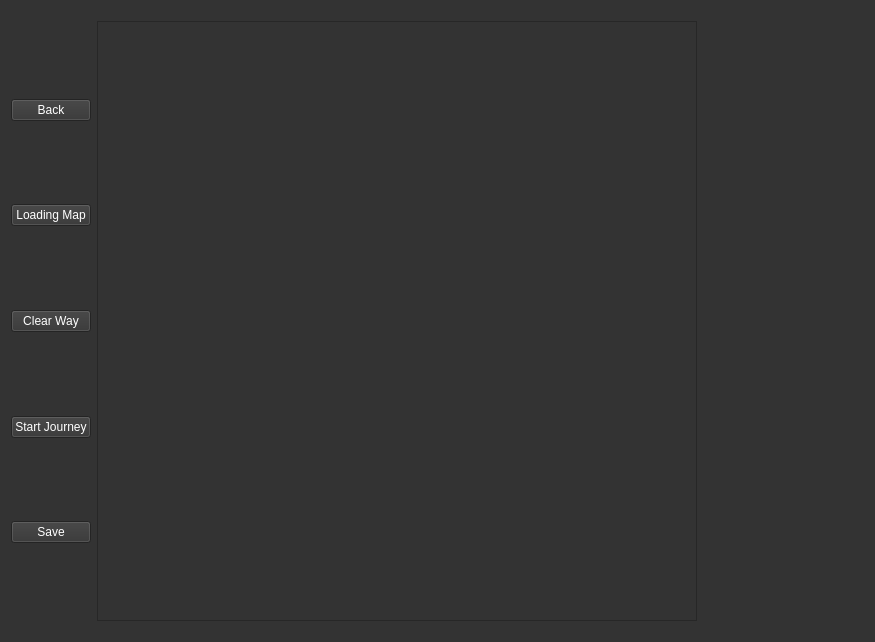
<?xml version="1.0" encoding="UTF-8"?>
<ui version="4.0">
 <class>InterfaceRoute</class>
 <widget class="QWidget" name="InterfaceRoute">
  <property name="geometry">
   <rect>
    <x>0</x>
    <y>0</y>
    <width>875</width>
    <height>642</height>
   </rect>
  </property>
  <property name="minimumSize">
   <size>
    <width>600</width>
    <height>600</height>
   </size>
  </property>
  <property name="windowTitle">
   <string>Form</string>
  </property>
  <property name="styleSheet">
   <string notr="true">background-color: #333333;
color: #ffffff
</string>
  </property>
  <layout class="QFormLayout" name="formLayout">
   <item row="0" column="0">
    <layout class="QGridLayout" name="gridLayout">
     <item row="6" column="1">
      <spacer name="verticalSpacer">
       <property name="orientation">
        <enum>Qt::Vertical</enum>
       </property>
       <property name="sizeHint" stdset="0">
        <size>
         <width>20</width>
         <height>40</height>
        </size>
       </property>
      </spacer>
     </item>
     <item row="7" column="1">
      <widget class="QPushButton" name="button_ClearWay">
       <property name="text">
        <string>Clear Way</string>
       </property>
      </widget>
     </item>
     <item row="4" column="1">
      <widget class="QPushButton" name="button_LoadingMap">
       <property name="text">
        <string>Loading Map</string>
       </property>
      </widget>
     </item>
     <item row="2" column="1">
      <widget class="QPushButton" name="button_Back">
       <property name="text">
        <string>Back</string>
       </property>
      </widget>
     </item>
     <item row="11" column="1">
      <spacer name="verticalSpacer_3">
       <property name="orientation">
        <enum>Qt::Vertical</enum>
       </property>
       <property name="sizeHint" stdset="0">
        <size>
         <width>20</width>
         <height>40</height>
        </size>
       </property>
      </spacer>
     </item>
     <item row="13" column="1">
      <widget class="QPushButton" name="button_Save">
       <property name="text">
        <string>Save</string>
       </property>
      </widget>
     </item>
     <item row="3" column="1">
      <spacer name="verticalSpacer_6">
       <property name="orientation">
        <enum>Qt::Vertical</enum>
       </property>
       <property name="sizeHint" stdset="0">
        <size>
         <width>20</width>
         <height>40</height>
        </size>
       </property>
      </spacer>
     </item>
     <item row="15" column="1">
      <spacer name="verticalSpacer_5">
       <property name="orientation">
        <enum>Qt::Vertical</enum>
       </property>
       <property name="sizeHint" stdset="0">
        <size>
         <width>20</width>
         <height>40</height>
        </size>
       </property>
      </spacer>
     </item>
     <item row="9" column="1">
      <widget class="QPushButton" name="button_StartJourney">
       <property name="text">
        <string>Start Journey</string>
       </property>
      </widget>
     </item>
     <item row="1" column="1">
      <spacer name="verticalSpacer_4">
       <property name="orientation">
        <enum>Qt::Vertical</enum>
       </property>
       <property name="sizeHint" stdset="0">
        <size>
         <width>20</width>
         <height>40</height>
        </size>
       </property>
      </spacer>
     </item>
     <item row="8" column="1">
      <spacer name="verticalSpacer_2">
       <property name="orientation">
        <enum>Qt::Vertical</enum>
       </property>
       <property name="sizeHint" stdset="0">
        <size>
         <width>20</width>
         <height>40</height>
        </size>
       </property>
      </spacer>
     </item>
    </layout>
   </item>
   <item row="0" column="1">
    <widget class="QGraphicsView" name="graphicsView">
     <property name="enabled">
      <bool>true</bool>
     </property>
     <property name="minimumSize">
      <size>
       <width>600</width>
       <height>600</height>
      </size>
     </property>
     <property name="maximumSize">
      <size>
       <width>0</width>
       <height>0</height>
      </size>
     </property>
     <property name="baseSize">
      <size>
       <width>0</width>
       <height>0</height>
      </size>
     </property>
     <property name="cursor" stdset="0">
      <cursorShape>CrossCursor</cursorShape>
     </property>
     <property name="sceneRect">
      <rectf>
       <x>0.000000000000000</x>
       <y>0.000000000000000</y>
       <width>0.000000000000000</width>
       <height>0.000000000000000</height>
      </rectf>
     </property>
    </widget>
   </item>
  </layout>
 </widget>
 <resources/>
 <connections/>
</ui>
